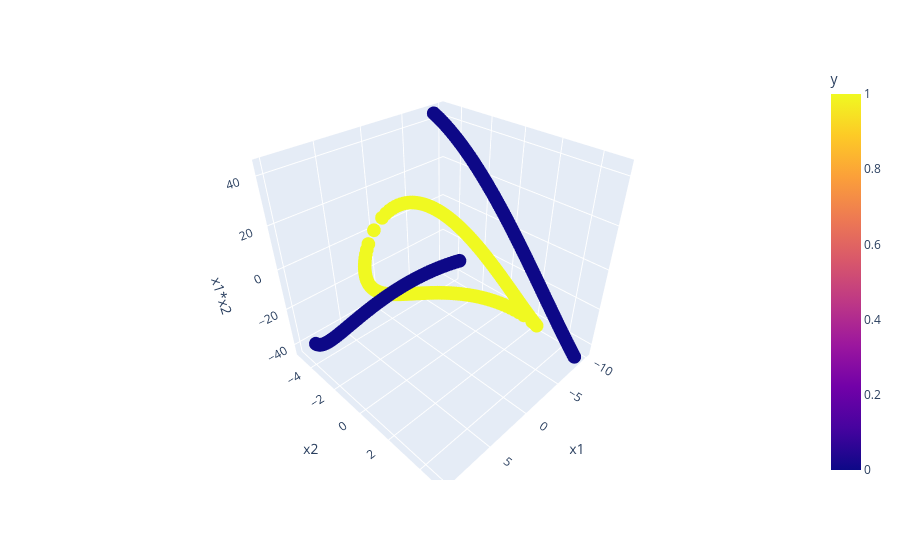

Write notebook code for a chart like this one.
### Code cell
import plotly.express as px
fig=px.scatter_3d(df, x='x1',y='x2', z='x1*x2', color='y')
fig.show()

### Figure 1 — Plotly figure (JSON) as saved in the notebook; plotly's stock layout.template omitted (floating-point values rounded to 4 significant figures; data arrays with more than 128 entries replaced by an {"elided": "..."} marker saying what was removed)
{"data": [{"hovertemplate": "x1=%{x}<br>x2=%{y}<br>x1*x2=%{z}<br>y=%{marker.color}<extra></extra>", "legendgroup": "", "marker": {"color": {"elided": "600 int values"}, "coloraxis": "coloraxis", "symbol": "circle"}, "mode": "markers", "name": "", "scene": "scene", "showlegend": false, "type": "scatter3d", "x": {"elided": "600 float values"}, "y": {"elided": "600 float values"}, "z": {"elided": "600 float values"}}], "layout": {"coloraxis": {"colorbar": {"title": {"text": "y"}}, "colorscale": [[0, "#0d0887"], [0.1111, "#46039f"], [0.2222, "#7201a8"], [0.3333, "#9c179e"], [0.4444, "#bd3786"], [0.5556, "#d8576b"], [0.6667, "#ed7953"], [0.7778, "#fb9f3a"], [0.8889, "#fdca26"], [1, "#f0f921"]]}, "legend": {"tracegroupgap": 0}, "margin": {"t": 60}, "scene": {"domain": {"x": [0, 1], "y": [0, 1]}, "xaxis": {"title": {"text": "x1"}}, "yaxis": {"title": {"text": "x2"}}, "zaxis": {"title": {"text": "x1*x2"}}}}}
